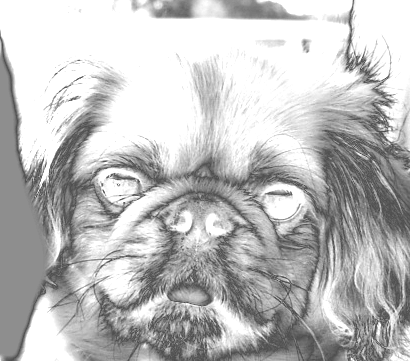
#> input picture dog.bmp, 410 x 361 px
$ python CV_Brightness_Contrast.py
#> lines starting #> are read from the running program, lines starting #| are printed output that depends on the picture
import cv2
import matplotlib.pyplot as plt
from matplotlib.widgets import Slider, Button

#use class to avoid using global variables
class PlotImage():
    def __init__(self):
        """
        Function to initialize class attributes.
        """
        self.DIR = r'dog.bmp'
        self.ORIGINAL_IMG = cv2.imread(self.DIR, cv2.IMREAD_GRAYSCALE)
#> self.ORIGINAL_IMG is the input picture: shape (361, 410); min 79, max 255, mean 190
        self.img = self.ORIGINAL_IMG.copy()
        self.adjusted_img = None

    # [44 lines left out: functions save_image, update_image, not called in this run]

if __name__ == "__main__":
    myPlot = PlotImage()
    #initialize subplots and axes
    fig, axes = plt.subplots(2, 2, figsize=(12, 6))
    ax_img, ax_img2 = axes[0]
    ax_hist, ax_hist2 = axes[1]

    #calculate original histogram
    hist = cv2.calcHist([myPlot.img], [0], None, [255], [0, 255])
#> hist = 255 values, max 8756 at index 142, min 0 at index 0, mean 408.2

    #set image labels
    ax_img.imshow(myPlot.ORIGINAL_IMG, cmap='gray')
    ax_img.set_title("Original Image")
    ax_img.axis('off')
    ax_img2.imshow(myPlot.img, cmap='gray')
    ax_img2.set_title("Modified Image")
    ax_img2.axis('off')

    #set histogram labels
    ax_hist.set_xlabel("Intensity")
    ax_hist.set_ylabel("Frequencies")
    ax_hist.plot(hist, color = 'black')
    ax_hist.set_title("Original Histogram")
    ax_hist2.plot(hist, color = 'black')
    ax_hist2.set_title("Modified Histogram")

    #set slider pos and function calls
    ax_contrast = plt.axes([0.7, 0.4, 0.25, 0.03], facecolor='lightgray')
    ax_brightness = plt.axes([0.7, 0.6, 0.25, 0.03], facecolor='lightgray')
    contrast_slider = Slider(ax_contrast, '', 0.0, 3.0, valinit=1, valstep=0.1)
    brightness_slider = Slider(ax_brightness, '', -100, 100, valinit=0, valstep=1)
    contrast_slider.on_changed(myPlot.update_image)
    brightness_slider.on_changed(myPlot.update_image)

    #set save button pos and function calls
    ax_save_button = plt.axes([0.75, 0.25, 0.15, 0.03])
    save_button = Button(ax_save_button, 'Save')
    save_button.on_clicked(myPlot.save_image)

    plt.text(0.3, 13, "Brightness:")
    plt.text(0.35, 6.5, "Contrast:")
    #shift subplot over and show
    plt.subplots_adjust(right=0.65)
    plt.show()
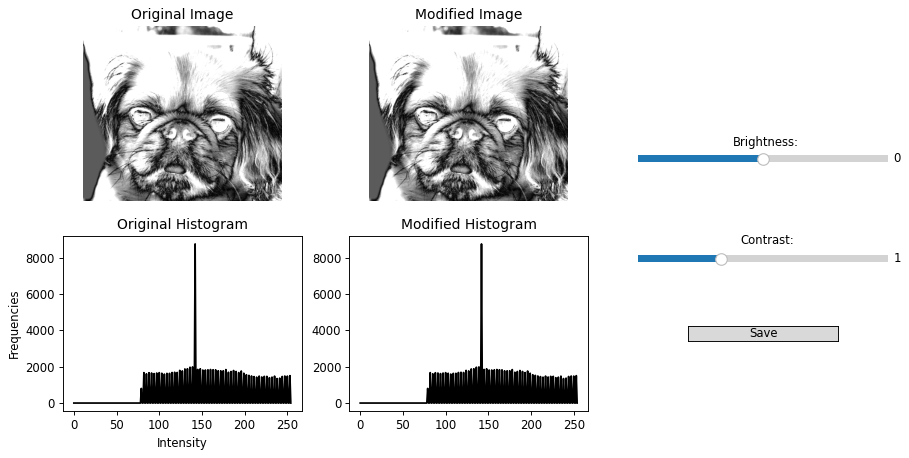
#> figure drawn by matplotlib, 6 panels; panel 3: curve peaks at x = 142, y = 8756; panel 4: curve peaks at x = 142, y = 8756

$ run again, with bicycle.bmp copied over dog.bmp
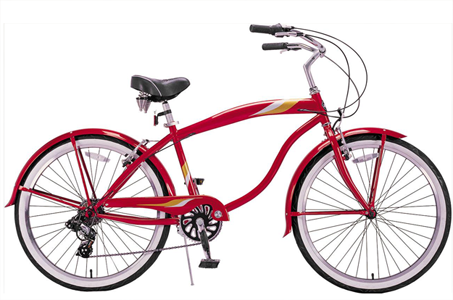
#> input picture bicycle.bmp, 453 x 300 px
#> in __init__, `self.ORIGINAL_IMG = cv2.imread(self.DIR, cv2.IMREAD_GRAYSCALE)`:
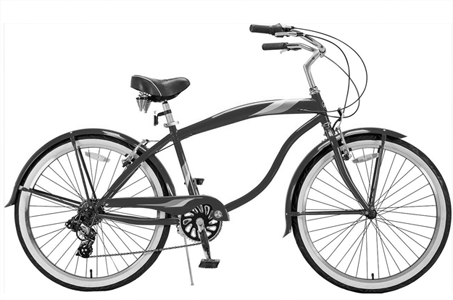
#> self.ORIGINAL_IMG: shape (300, 453); min 0, max 255, mean 217.2
#> hist = 255 values, max 5165 at index 254, min 51 at index 1, mean 205.4
